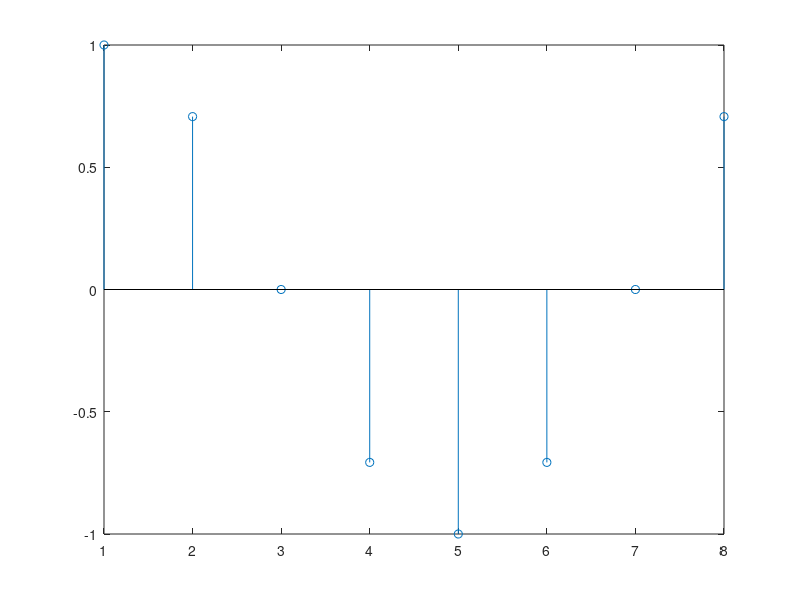
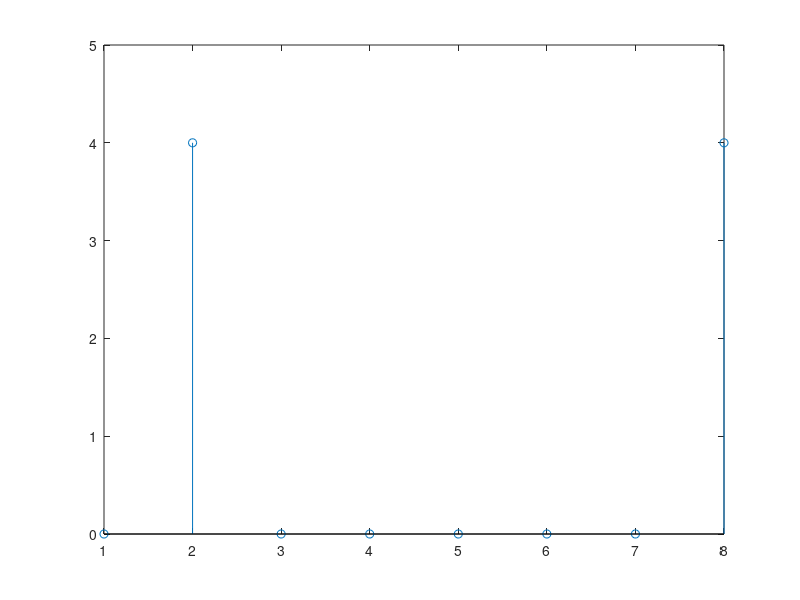

Source code (MATLAB) for these figures, in order:
fs=400;
n=0:1:7;
t=n/fs;

y=cos(2*pi*50*t);
stem(y);
a=zeros(1,8);
k=0;
i=0;

for k=0:7
    z=0;
    for i=0:7
        z=z+y(i+1)*exp(-1j*(2*pi*i*k)/8);
        
    end
    a(1,k+1)=z;
   
end
z=linspace(0,fs-fs/length(t),length(t));
    figure(2);
    stem(abs(a));